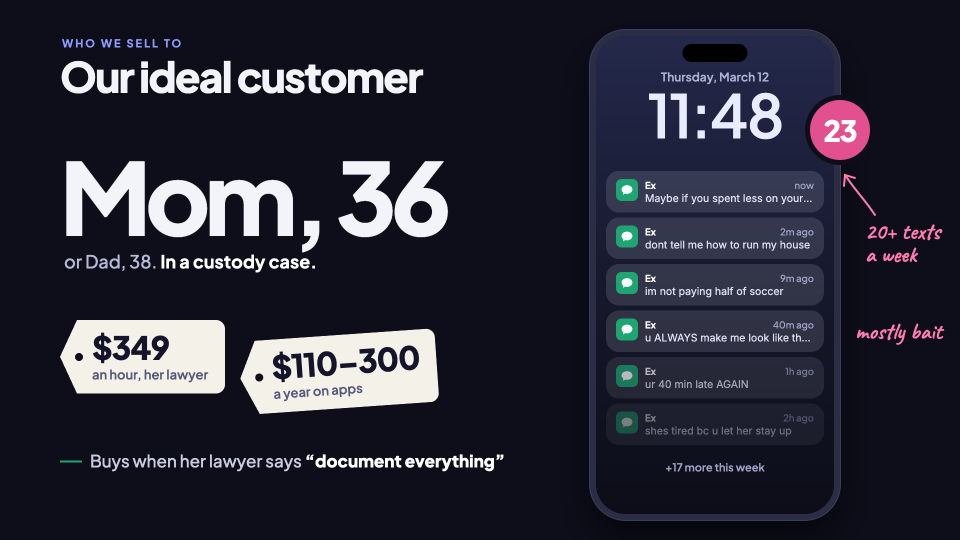
#> input picture pitch/variants/s3/r2-1.png, 1920 x 1080 px, found by its file name (shown at 1/2 size); its folder holds 4 pictures in this run
$ python sheet2.py r2-1.png
#> lines starting #> are read from the running program, lines starting #| are printed output that depends on the picture
import os, sys
from PIL import Image, ImageDraw, ImageFont
d = sys.argv[1]
W, H, pad, lab = 1180, 664, 40, 50
sheet = Image.new('RGB', (pad + 2 * (W + pad), pad + 3 * (H + pad + lab)), '#222')
#> sheet: PIL image 2480x2302 RGB; every value is 34
dr = ImageDraw.Draw(sheet)
try:
    f = ImageFont.truetype('/System/Library/Fonts/Helvetica.ttc', 38)
except Exception:
    f = None
for i in range(5):
    im = Image.open(os.path.join(d, f'r2-{i+1}.png')).resize((W, H))
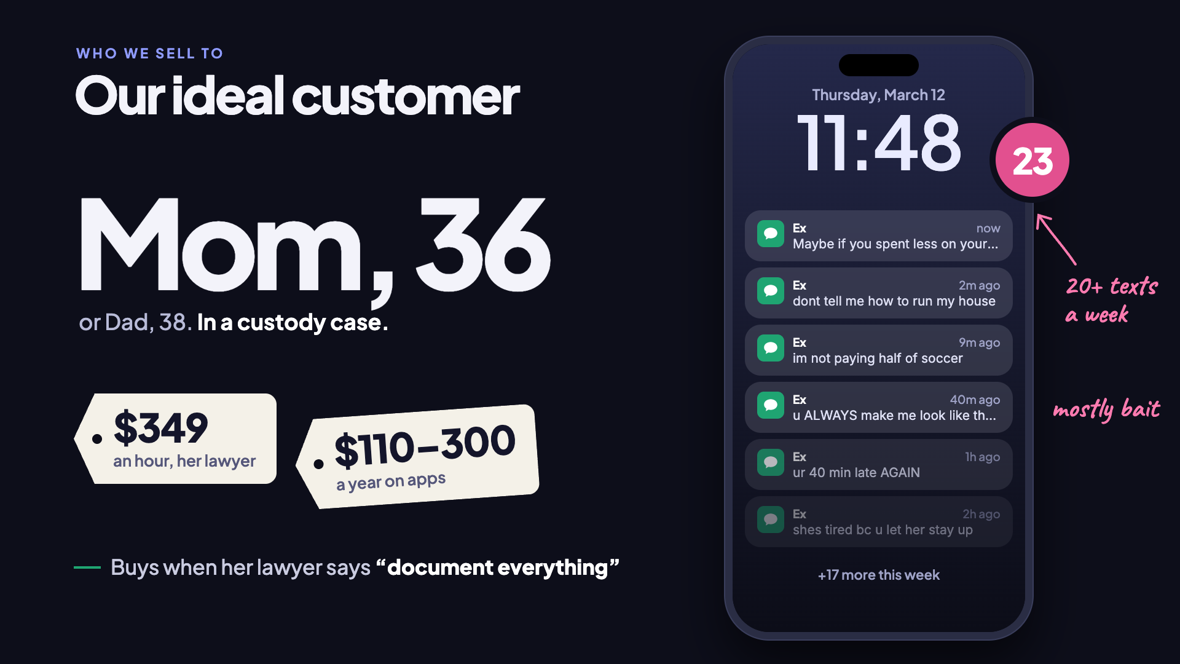
#> im: PIL image 1180x664 RGB; mean R, G, B 41.6, 42.2, 55.2
    x = pad + (i % 2) * (W + pad)
    y = pad + (i // 2) * (H + pad + lab)
    dr.text((x, y), 'ABCDE'[i], fill='white', font=f)
    sheet.paste(im, (x, y + lab))
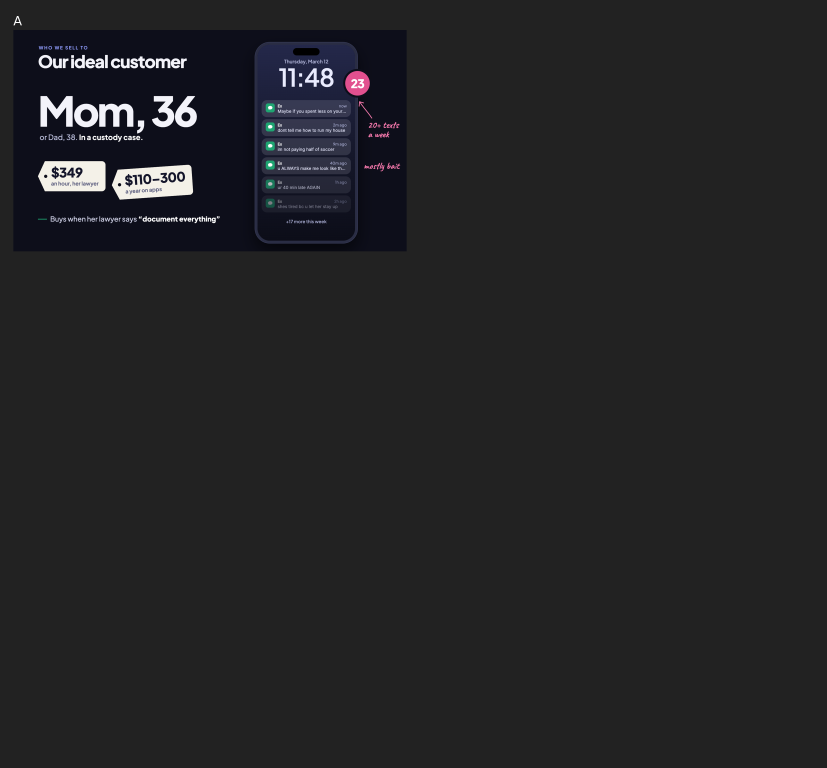
#> sheet: PIL image 2480x2302 RGB (shown at 1/3 size); mean R, G, B 35.1, 35.1, 36.9
#> pass 2 of the loop `for i in range(5):`:
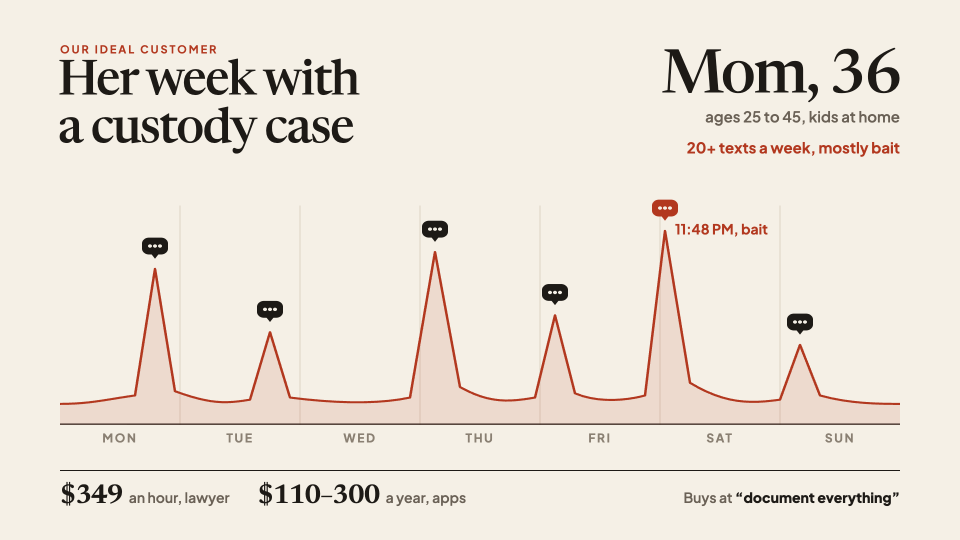
#> input picture pitch/variants/s3/r2-2.png, 1920 x 1080 px, found by its file name (shown at 1/2 size)
#> `im = Image.open(os.path.join(d, f'r2-{i+1}.png')).resize((W, H))`:
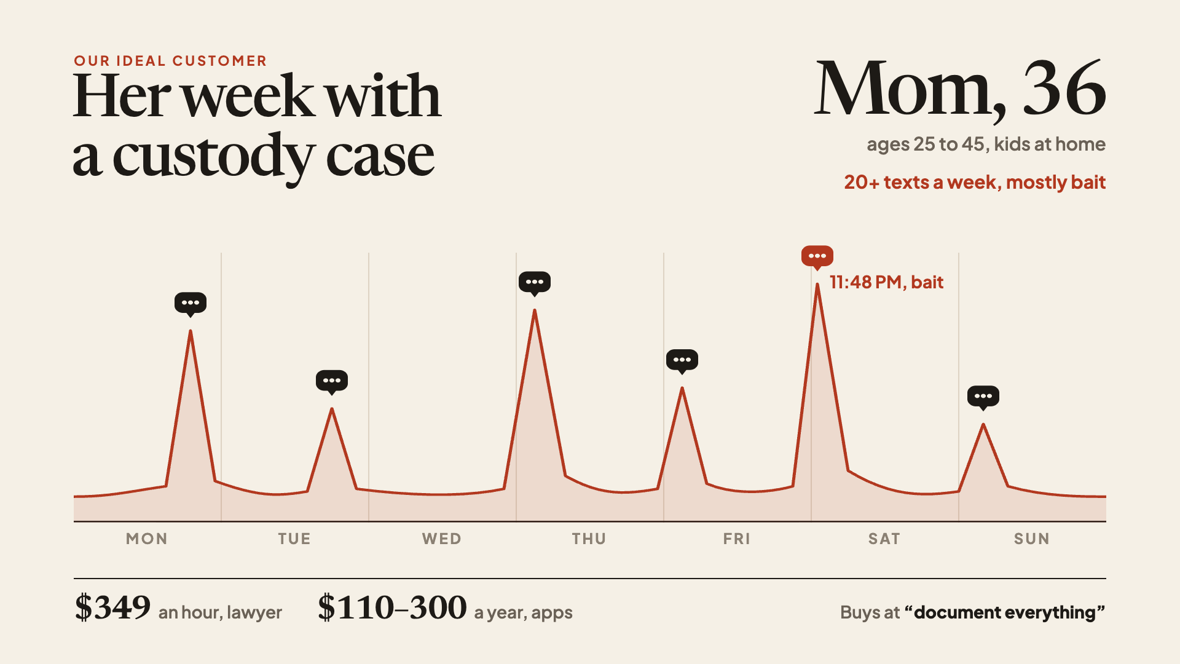
#> im: PIL image 1180x664 RGB; mean R, G, B 236.3, 228.9, 218.8
#> `sheet.paste(im, (x, y + lab))`:
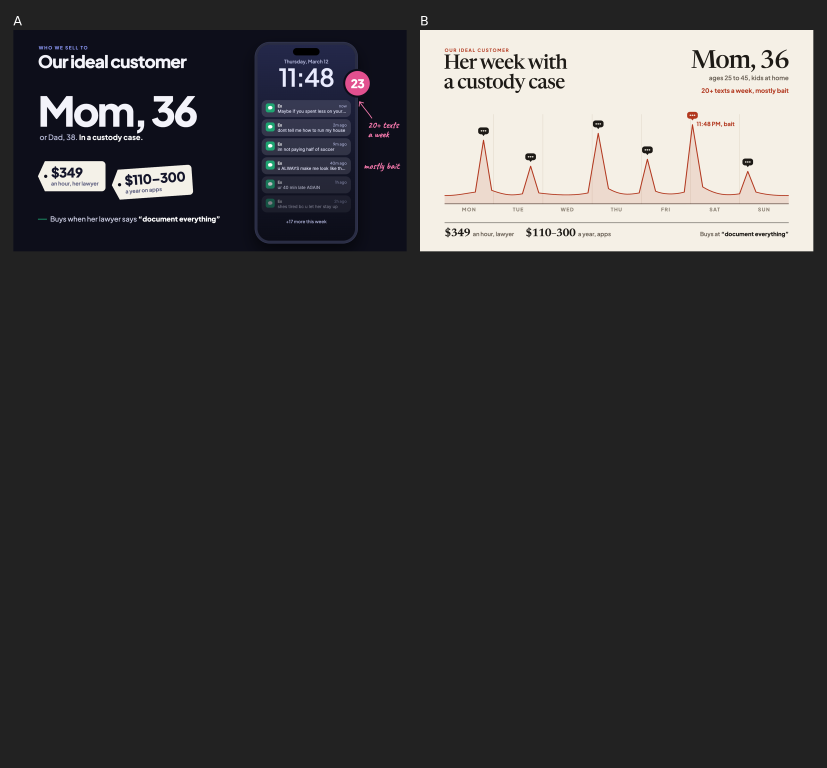
#> sheet: PIL image 2480x2302 RGB (shown at 1/3 size); mean R, G, B 62.8, 61.9, 62.3
#> pass 3 of the loop `for i in range(5):`:
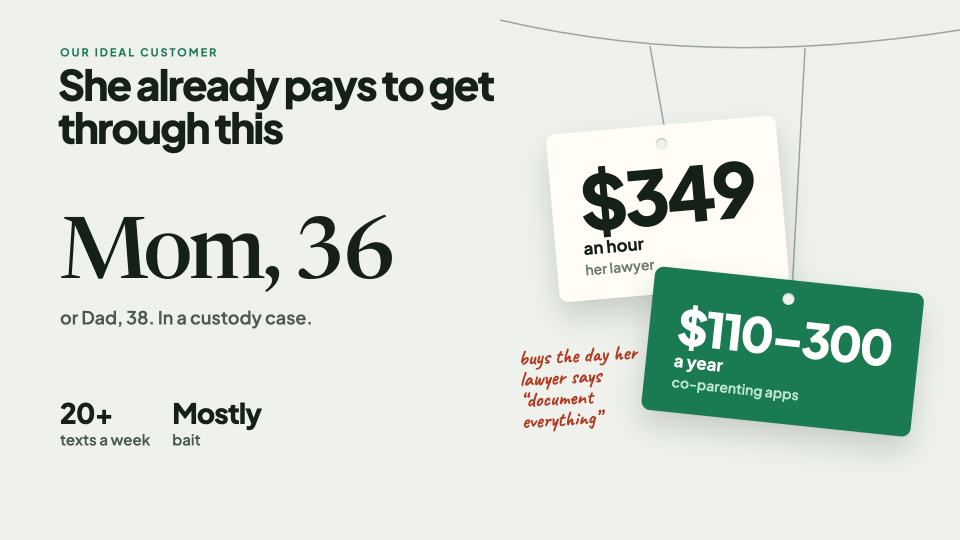
#> input picture pitch/variants/s3/r2-3.png, 1920 x 1080 px, found by its file name (shown at 1/2 size)
#> `im = Image.open(os.path.join(d, f'r2-{i+1}.png')).resize((W, H))`:
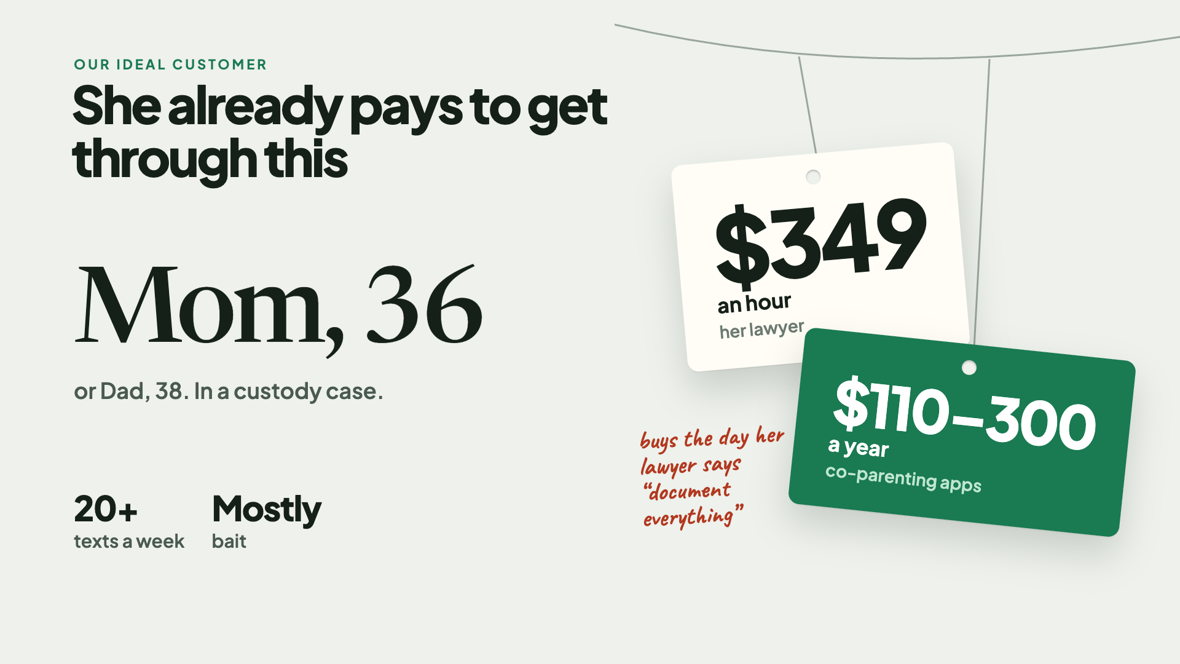
#> im: PIL image 1180x664 RGB; mean R, G, B 213, 222.1, 214.4
#> `sheet.paste(im, (x, y + lab))`:
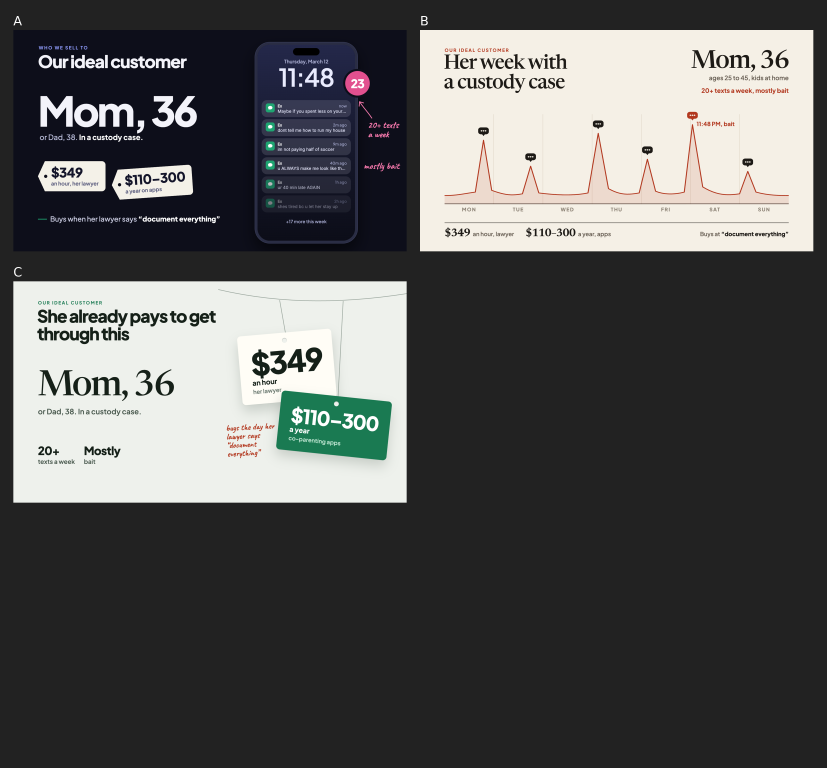
#> sheet: PIL image 2480x2302 RGB (shown at 1/3 size); mean R, G, B 87.4, 87.7, 87.1
#> (the run stopped early here; a loop or call above may not have finished)
